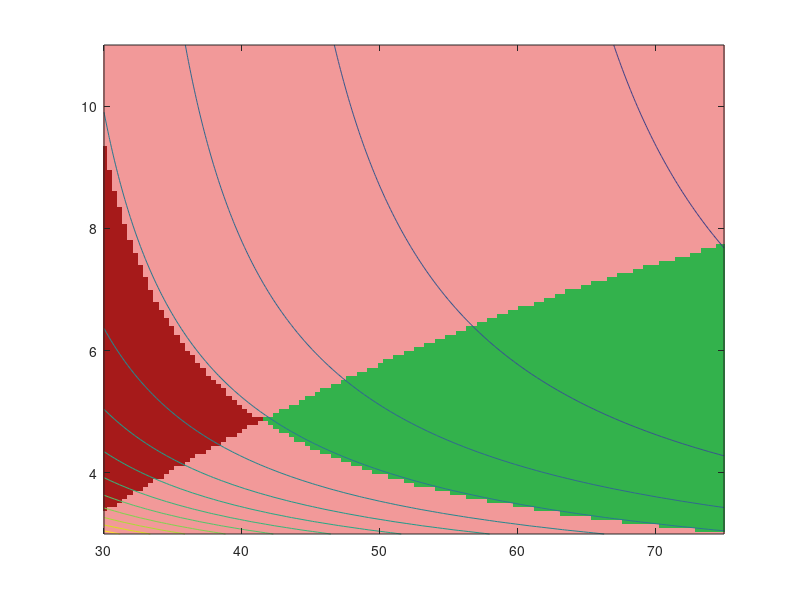

Recreate this plot in MATLAB. (Note: this script raises an error after producing the figure.)
% ConstraintAnalysis_TO_Land.m
% =========================================================================
% CONSTRAINT ANALYSIS: Takeoff AND Landing Distance vs. Wing Area (S) and
% Aspect Ratio (AR)
% =========================================================================
% PURPOSE:
%   Sweep wing area S and aspect ratio AR and evaluate BOTH the takeoff
%   field length (over 50 ft obstacle) AND the landing field length (over
%   50 ft obstacle) at each combination.  Each cell in the design space is
%   classified as:
%       GREEN      — Both TO and landing distance <= 500 ft (152.4 m) [PASS]
%       LIGHT RED  — One constraint violated (TO or landing, not both)
%       DARK RED   — Both constraints violated
%
%   The 500 ft iso-contour for each constraint is overlaid so the exact
%   boundary between feasible and infeasible regions is readable.
%
% DESIGN PHILOSOPHY / ITERATION NOTE:
%   This is a CONSTRAINT diagram, not an optimisation.  The goal is to map
%   the feasible design space so that a single (S, AR) operating point can
%   be selected inside the green region with sufficient margin on both sides.
%
%   W_To is held fixed (no weight loop yet).  As weight converges the
%   feasible region will shift — re-run this script every iteration.
%   The conservative choice is to use W_To for landing weight as well
%   (zero fuel burn assumed), which slightly pessimises the landing contour
%   but ensures any selected design point survives worst-case heavy landing.
%
% KEY PHYSICS DECISIONS:
%   Takeoff:
%       - Ground roll uses energy method (Anderson §6.7): 1.44*W^2 / (...)
%       - mu_r = 0.4  (gravel rolling friction, RFP constant)
%       - Ground-effect correction on induced drag (Raymer eq. 12.6)
%       - V_Lo = 1.2 * V_stall,  V_avg = 0.7 * V_Lo
%       - Climb segment linearised at constant V_Lo (conservative)
%
%   Landing:
%       - Air phase: d_air = (CL_max/CD) * (h_obs + 0.133*V_stall^2/(2g))
%         High L/D gives a FLATTER glide slope → LONGER d_air.  This is
%         the fundamental STOL aerodynamic penalty: efficiency fights you
%         during landing.
%       - Ground roll from V_TD = 1.3*V_stall to rest at V_avg = 0.7*V_TD
%       - Braking: mu_brake = 0.5 (harder braking surface than takeoff)
%       - Reverse thrust T_rev = eta_rev * T_A assists deceleration
%       - Landing weight conservatively set equal to W_To (worst-case)
%
% REFERENCES:
%   Anderson, "Introduction to Flight", Ch. 6 (takeoff & landing)
%   Raymer, "Aircraft Design: A Conceptual Approach", Ch. 12, 17
% =========================================================================

clear; clc; close all;

% =========================================================================
%  SECTION 1 — FIXED DESIGN PARAMETERS  (update every design iteration)
% =========================================================================

% ── Weight ───────────────────────────────────────────────────────────────
W_To    = 60000;    % Max takeoff weight                          [N]
                    % ESTIMATE ~4077 kg — update when weight loop converges
zeta = 0.125; % fuel fraction, changes with mission
fuel_pct_remaining = 0.05; % reserve fuel percentage

W_fuel_total  = zeta      * W_To;         % Total usable fuel weight [N]
W_fuel_remain = fuel_pct_remaining * W_fuel_total;  % Fuel aboard at landing [N]
W_fuel_burned = W_fuel_total - W_fuel_remain;       % Fuel consumed on mission [N]
W_land = W_To - W_fuel_burned;               % Aircraft landing weight [N]

% ── Propulsion ───────────────────────────────────────────────────────────

shp2W = 745.7; % conversion factor from hp to W
P = 1200; % [hp] Engine rated shp, input one engine, will multiply later by itself.
eta = 0.85;
P_A = eta*P*2*shp2W;

V_thrustcalc = 30; % [m/s] velocity which calculates thrust
T_A     = P_A/V_thrustcalc;   % Maximum available thrust at S/L ISA          [N]
                    % (~11240 lbf total) — update after engine selection

% Reverse thrust via propeller beta-pitch (PT6A turboprop class).
% Published effectiveness: 40–55% of max forward thrust.
% Using 0.45 as a conservative mid-range value.
eta_rev = 0.475;    % Thrust reversal effectiveness factor         [-]
T_rev   = eta_rev * T_A;   % Effective reverse thrust             [N]
                            % = 22500 N  (~5058 lbf)

% ── Aerodynamics ─────────────────────────────────────────────────────────
CL_max  = 3.2;     % Max lift coefficient with full-flap config   [-]
                    % Per RFP §4.3: aircraft CLmax = 0.8 * airfoil CLmax
                    % Assumes high-lift STOL airfoil (e.g. NACA 4415 + flaps)
                    % NOTE: same CL_max used for both TO and landing; in
                    % reality the landing flap setting may differ slightly.
                    % Revisit when airfoil is finalised.

CD_0_clean  = 0.030;   % Parasite drag — clean (takeoff) config   [-]
CD_0_land   = 0.055;   % Parasite drag — landing config (full flap)[-]
                        % ~0.02 increment above clean; refine with drag buildup

e       = 0.9;     % Oswald efficiency factor (RFP §4.3, clean)   [-]

% ── Geometry ─────────────────────────────────────────────────────────────
h_wing  = 3.0;     % Wing height above ground (ground-effect)     [m]
                    % Typical high-wing STOL strut-braced config.
                    % Adjust when CAD geometry is finalised.

% ── Friction / braking ───────────────────────────────────────────────────
mu_r     = 0.4;    % Rolling friction — gravel runway (RFP const) [-]
mu_brake = 0.5;    % Braking friction — landing ground roll        [-]
                    % Slightly higher than mu_r: brakes locked vs rolling.
                    % Use 0.3 for wet/icy gravel as a sensitivity check.

% ── Physical constants ────────────────────────────────────────────────────
g   = 9.81;        % Gravitational acceleration                    [m/s^2]
rho = 1.225;       % Sea-level ISA air density                     [kg/m^3]
h_obs = 15.24;     % 50 ft obstacle in metres                      [m]
d_req = 152.4;     % 500 ft field-length requirement               [m]

% ── Sweep ranges ─────────────────────────────────────────────────────────
% Sized around expected operating point for this aircraft class.
% DHC-6 Twin Otter: S ~ 39 m², AR ~ 10.  Caravan: S ~ 26 m², AR ~ 9.
nS  = 120;
nAR = 120;
S_vec  = linspace(30, 75, nS);    % Wing reference area sweep     [m^2]
AR_vec = linspace(3,  11, nAR);   % Aspect ratio sweep            [-]

% =========================================================================
%  SECTION 2 — PRE-ALLOCATE RESULT MATRICES
% =========================================================================

d_To_grid   = zeros(nAR, nS);   % Takeoff distance grid  (rows=AR, cols=S)
d_land_grid = zeros(nAR, nS);   % Landing distance grid

% =========================================================================
%  SECTION 3 — DOUBLE SWEEP OVER (S, AR)
% =========================================================================

for i = 1:nAR
    for j = 1:nS

        S_ij  = S_vec(j);
        AR_ij = AR_vec(i);

        % Derive span from area and aspect ratio
        b_ij = sqrt(AR_ij * S_ij);   % b = sqrt(AR * S)           [m]

        % ── Induced drag factor ───────────────────────────────────────
        k_ij = 1 / (pi * AR_ij * e);

        % ── STALL SPEED (common to both TO and landing) ───────────────
        % Uses W_To for takeoff, W_land for landing.
        V_stall_TO   = sqrt(2 * W_To   / (rho * S_ij * CL_max));  % [m/s]
        V_stall_land = sqrt(2 * W_land / (rho * S_ij * CL_max));  % [m/s]

        % =============================================================
        %  TAKEOFF DISTANCE  (mirrors TakeoffDistance.m exactly)
        % =============================================================

        V_Lo  = 1.2 * V_stall_TO;          % Liftoff speed (FAR 23)    [m/s]
        V_avg = 0.7 * V_Lo;                % Average ground-roll speed [m/s]

        q_avg = 0.5 * rho * V_avg^2;       % Dynamic pressure at V_avg [Pa]
        q_Lo  = 0.5 * rho * V_Lo^2;        % Dynamic pressure at V_Lo  [Pa]

        % Ground-effect factor on induced drag (Raymer eq. 12.6)
        % phi → 0 deep in ground effect, phi → 1 out of it
        phi = (16 * h_wing / b_ij)^2 / ((16 * h_wing / b_ij)^2 + 1);

        % Aerodynamic forces during ground roll (at V_avg)
        L_avg = q_avg * S_ij * CL_max;
        D_gnd = q_avg * S_ij * CD_0_clean + phi * k_ij * W_To^2 / (q_avg * S_ij);

        % Net driving force during ground roll
        F_net = T_A - D_gnd - mu_r * (W_To - L_avg);

        if F_net <= 0
            % Cannot accelerate to liftoff — infeasible cell
            d_To_grid(i,j) = Inf;
        else
            % Ground roll distance (Anderson §6.7 energy method)
            d_Lo = (1.44 * W_To^2) / (rho * g * S_ij * CL_max * F_net);

            % Drag at liftoff for climb segment (no ground effect, conservative)
            D_Lo = q_Lo * S_ij * CD_0_clean + k_ij * W_To^2 / (q_Lo * S_ij);

            T_excess = T_A - D_Lo;   % Excess thrust at liftoff speed [N]

            if T_excess <= 0
                % Cannot climb — infeasible cell
                d_To_grid(i,j) = Inf;
            else
                % Climb distance to clear h_obs at V_Lo (linearised)
                ROC     = V_Lo * T_excess / W_To;   % Rate of climb [m/s]
                d_climb = h_obs * V_Lo / ROC;        % [m]

                d_To_grid(i,j) = d_Lo + d_climb;    % Total TO distance [m]
            end
        end

        % =============================================================
        %  LANDING DISTANCE  (mirrors LandingDist.m exactly)
        % =============================================================

        % Drag polar in landing configuration (full flap)
        CD_land = CD_0_land + k_ij * CL_max^2;   % Total CD at CL_max

        % Approach L/D ratio — governs glide slope and d_air
        % IMPORTANT: high L/D = flat glide slope = LONGER d_air
        % This is the fundamental STOL landing penalty.
        E_land = CL_max / CD_land;   % Approach L/D [-]

        % Air phase: obstacle clearance + flare geometry
        % h_obs = 15 m (50 ft), 0.133*Vstall^2/(2g) = flare distance contribution
        d_air = E_land * (15 + 0.133 * V_stall_land^2 / (2 * g));   % [m]

        % Ground roll from V_TD = 1.3*V_stall to rest
        V_TD  = 1.3 * V_stall_land;            % Touchdown speed [m/s]
        V_avg_land = 0.7 * V_TD;               % Average ground roll speed [m/s]
        q_land     = 0.5 * rho * V_avg_land^2; % Dynamic pressure [Pa]

        L_land = q_land * S_ij * CL_max;       % Lift reduces normal force [N]
        D_land = q_land * S_ij * CD_land;       % Aero drag assists stopping [N]

        % Ground roll — 1.69 is the landing analogue of the 1.44 TO factor
        % T_rev, D_land, and friction all retard the aircraft (denominator)
        d_ground = 1.69 * W_land^2 / ...
            (rho * g * S_ij * CL_max * ...
            (D_land + T_rev + mu_brake * (W_land - L_land)));   % [m]

        d_land_grid(i,j) = d_air + d_ground;   % Total landing distance [m]

    end
end

% =========================================================================
%  SECTION 4 — CLASSIFY EACH CELL (PASS / PARTIAL FAIL / FULL FAIL)
% =========================================================================
% Three exclusive states for the shading layer:
%   pass_TO   : d_To   <= d_req
%   pass_land : d_land <= d_req
%   Combination determines color zone.

pass_TO   = (d_To_grid   <= d_req);   % logical mask: passes TO constraint
pass_land = (d_land_grid <= d_req);   % logical mask: passes landing constraint

% Zone masks (used to build RGB image)
zone_green     = pass_TO & pass_land;           % Both pass  → green
zone_light_red = xor(pass_TO, pass_land);       % Exactly one fails → light red
zone_dark_red  = ~pass_TO & ~pass_land;         % Both fail → dark red

% =========================================================================
%  SECTION 5 — BUILD RGB IMAGE FOR SHADED BACKGROUND
% =========================================================================
% Construct a (nAR x nS x 3) RGB array directly — allows per-cell colour
% without pcolor artefacts.  Colours chosen for accessibility and clarity.

rgb = zeros(nAR, nS, 3);   % Preallocate RGB image

% Dark red  [0.65 0.10 0.10] — both constraints violated
rgb(:,:,1) = rgb(:,:,1) + 0.65 * zone_dark_red;
rgb(:,:,2) = rgb(:,:,2) + 0.10 * zone_dark_red;
rgb(:,:,3) = rgb(:,:,3) + 0.10 * zone_dark_red;

% Light red  [0.95 0.60 0.60] — one constraint violated
rgb(:,:,1) = rgb(:,:,1) + 0.95 * zone_light_red;
rgb(:,:,2) = rgb(:,:,2) + 0.60 * zone_light_red;
rgb(:,:,3) = rgb(:,:,3) + 0.60 * zone_light_red;

% Green  [0.20 0.70 0.30] — both constraints satisfied
rgb(:,:,1) = rgb(:,:,1) + 0.20 * zone_green;
rgb(:,:,2) = rgb(:,:,2) + 0.70 * zone_green;
rgb(:,:,3) = rgb(:,:,3) + 0.30 * zone_green;

% =========================================================================
%  SECTION 6 — FIGURE
% =========================================================================

figure('Name', 'Constraint Analysis: Takeoff + Landing Distance (S vs AR)', ...
       'Units', 'normalized', 'Position', [0.05 0.08 0.70 0.78]);

% ── Render shaded background ─────────────────────────────────────────────
% imagesc maps array indices to axis values via the S_vec / AR_vec limits.
imagesc(S_vec, AR_vec, rgb);

% MATLAB imagesc plots rows top-to-bottom; flip so AR increases upward
% (standard aerodynamic convention — large AR at top of plot).
set(gca, 'YDir', 'normal');
hold on;

% ── Takeoff distance contours ────────────────────────────────────────────
% Cap Inf values so contour() can operate (Inf cells will still be dark red)
d_To_plot = min(d_To_grid, 600);   % cap at 600 m for contouring

% Dense contours for spatial context (thin, white)
contour(S_vec, AR_vec, d_To_plot, ...
        linspace(50, 400, 15), ...
        'Color', [0.85 0.85 0.85], 'LineWidth', 0.6);

% The critical 500 ft takeoff contour — solid white, thick
[~, h_TO_req] = contour(S_vec, AR_vec, d_To_plot, [d_req d_req], ...
    'w-', 'LineWidth', 2.5);

% ── Landing distance contours ────────────────────────────────────────────
% Dense contours (thin, dark grey)
contour(S_vec, AR_vec, d_land_grid, ...
        linspace(50, 400, 15), ...
        'Color', [0.25 0.25 0.25], 'LineWidth', 0.6);

% The critical 500 ft landing contour — dashed black, thick
[~, h_land_req] = contour(S_vec, AR_vec, d_land_grid, [d_req d_req], ...
    'k--', 'LineWidth', 2.5);

% ── Legend proxy handles ──────────────────────────────────────────────────
% Patch handles for the shaded zones (not drawn, just for legend entries)
h_green  = patch(NaN, NaN, [0.20 0.70 0.30], 'EdgeColor', 'none', ...
                 'DisplayName', 'PASS both (TO \leq 500 ft & Land \leq 500 ft)');
h_lred   = patch(NaN, NaN, [0.95 0.60 0.60], 'EdgeColor', 'none', ...
                 'DisplayName', 'FAIL one constraint only');
h_dred   = patch(NaN, NaN, [0.65 0.10 0.10], 'EdgeColor', 'none', ...
                 'DisplayName', 'FAIL both constraints');
h_TO_ln  = plot(NaN, NaN, 'w-',  'LineWidth', 2.5, ...
                'DisplayName', sprintf('Takeoff d_{TO} = %.0f ft (%.1f m)', ...
                               d_req/0.3048, d_req));
h_ld_ln  = plot(NaN, NaN, 'k--', 'LineWidth', 2.5, ...
                'DisplayName', sprintf('Landing d_{land} = %.0f ft (%.1f m)', ...
                               d_req/0.3048, d_req));

legend([h_green, h_lred, h_dred, h_TO_ln, h_ld_ln], ...
       'Location', 'northeast', 'FontSize', 9.5, ...
       'Color', [0.95 0.95 0.95], 'EdgeColor', [0.4 0.4 0.4]);

% ── Axis labels and title ─────────────────────────────────────────────────
xlabel('Wing Reference Area  S  [m^2]', 'FontSize', 13);
ylabel('Aspect Ratio  AR  [-]',         'FontSize', 13);
title({'Constraint Analysis — Takeoff & Landing  |  AR vs. S', ...
       sprintf(['W_{TO} = %.0f N (%.0f kg)   T_A = %.0f N   ', ...
                'CL_{max} = %.1f   CD_{0,clean} = %.3f   ', ...
                'CD_{0,land} = %.3f'], ...
               W_To, W_To/g, T_A, CL_max, CD_0_clean, CD_0_land), ...
       sprintf(['\\mu_r = %.1f (gravel TO)   \\mu_{brake} = %.1f   ', ...
                '\\eta_{rev} = %.2f   T_{rev} = %.0f N'], ...
               mu_r, mu_brake, eta_rev, T_rev)}, ...
      'FontSize', 10.5);

% ── Formatting ────────────────────────────────────────────────────────────
grid on;
ax = gca;
ax.GridColor = [0.5 0.5 0.5];
ax.GridAlpha = 0.30;
ax.FontSize  = 11;
ax.Box       = 'on';
xlim([S_vec(1)  S_vec(end)]);
ylim([AR_vec(1) AR_vec(end)]);

% ── Disclaimer annotation ─────────────────────────────────────────────────
annotation('textbox', [0.12 0.005 0.78 0.038], ...
    'String', ['NOTE: W_{TO}, T_A, CD_0, CL_{max} are preliminary estimates. ' ...
               'Re-run after weight iteration and engine selection.'], ...
    'FontSize', 7.5, 'EdgeColor', 'none', 'HorizontalAlignment', 'center', ...
    'Color', [0.35 0.35 0.35]);

hold off;

% =========================================================================
%  SECTION 7 — CONSOLE SUMMARY
% =========================================================================

n_total      = nS * nAR;
n_green      = nnz(zone_green);
n_light_red  = nnz(zone_light_red);
n_dark_red   = nnz(zone_dark_red);

fprintf('========================================\n')
fprintf('  CONSTRAINT ANALYSIS SUMMARY\n')
fprintf('========================================\n')
fprintf('  W_To          : %.0f N  (%.0f kg)\n',   W_To, W_To/g)
fprintf('  W_land        : %.0f N  (%.0f kg)\n', W_land, W_land/g)
fprintf('  P_A           : %.0f kW  (%.0f hp)\n',  P_A/1000, P_A/shp2W)
fprintf('  T_A           : %.0f N  (%.0f lbf)\n',  T_A, T_A*0.2248)
fprintf('  T_rev         : %.0f N  (eta=%.2f)\n',  T_rev, eta_rev)
fprintf('  CL_max        : %.2f\n',  CL_max)
fprintf('  CD_0 (clean)  : %.4f\n',  CD_0_clean)
fprintf('  CD_0 (land)   : %.4f\n',  CD_0_land)
fprintf('  e             : %.2f\n',  e)
fprintf('  mu_r  (TO)    : %.2f\n',  mu_r)
fprintf('  mu_brake      : %.2f\n',  mu_brake)
fprintf('  h_wing        : %.1f m\n', h_wing)
fprintf('  Requirement   : d <= %.1f m  (500 ft)\n', d_req)
fprintf('----------------------------------------\n')
fprintf('  Grid size     : %d x %d  (%d cells)\n', nAR, nS, n_total)
fprintf('  PASS both     : %d cells  (%.1f%%)\n',  n_green,     100*n_green/n_total)
fprintf('  FAIL one      : %d cells  (%.1f%%)\n',  n_light_red, 100*n_light_red/n_total)
fprintf('  FAIL both     : %d cells  (%.1f%%)\n',  n_dark_red,  100*n_dark_red/n_total)
fprintf('----------------------------------------\n')
fprintf('  Min d_TO      : %.1f m  (%.0f ft)\n', min(d_To_grid(:)),   min(d_To_grid(:))/0.3048)
fprintf('  Min d_land    : %.1f m  (%.0f ft)\n', min(d_land_grid(:)), min(d_land_grid(:))/0.3048)
fprintf('========================================\n')
